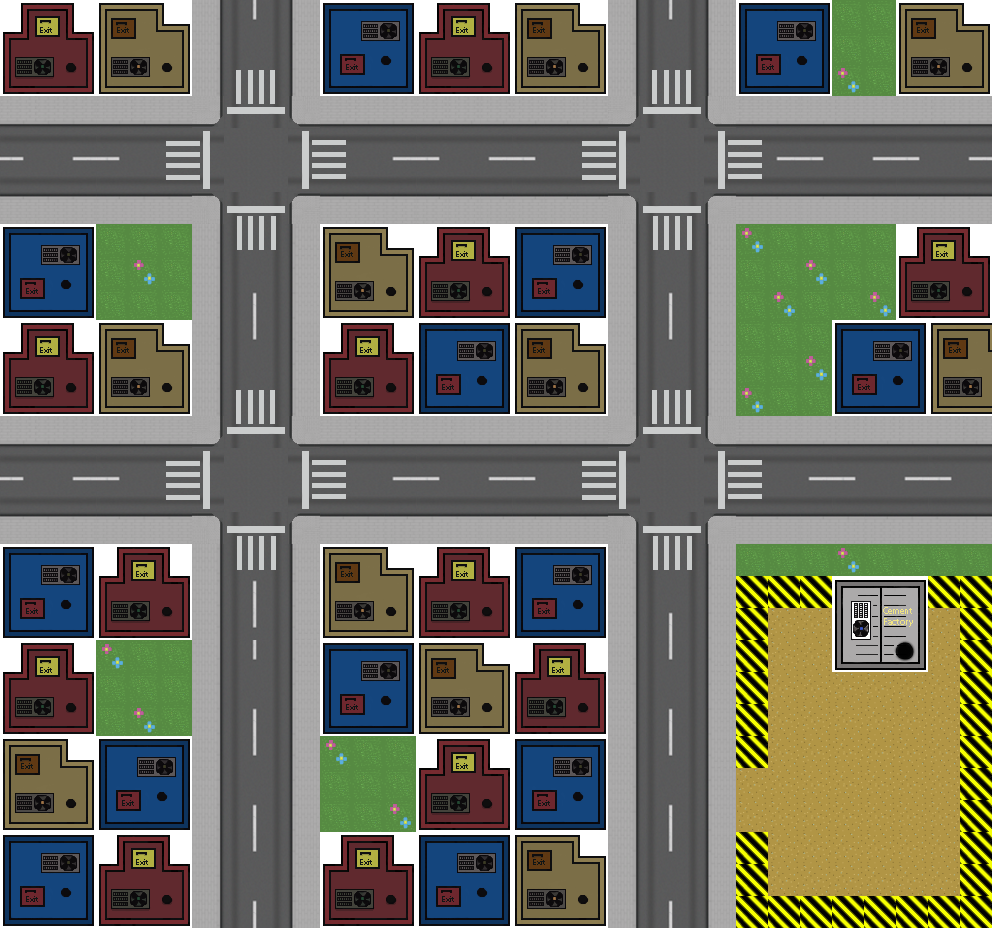

Rendered tile map (Tiled .tmx) drawn with the repository's tilesets; below, a short description and the full map source, tile grids included:
An orthogonal 31x29 tile map with 32x32 px tiles, 3 tile layers (Background, Roads, Buildings).

<map version="1.0" orientation="orthogonal" renderorder="right-down" width="31" height="29" tilewidth="32" tileheight="32" nextobjectid="1">
 <tileset firstgid="1" name="Tilesheet" tilewidth="32" tileheight="32" tilecount="96" columns="12">
  <image source="Tilesheet.png" trans="ffffff" width="384" height="256" />
 </tileset>
 <layer name="Background" width="31" height="29">
  <data encoding="csv">
71,71,71,71,71,71,71,71,71,71,71,71,71,71,71,71,71,71,71,71,71,71,71,71,71,71,71,71,71,71,71,
71,71,71,71,71,71,71,71,71,71,71,71,71,71,71,71,71,71,71,71,71,71,71,71,71,71,71,71,71,71,71,
71,71,71,71,71,71,71,71,71,71,71,71,71,71,71,71,71,71,71,71,71,71,71,71,71,71,71,71,71,71,71,
71,71,71,71,71,71,71,71,71,71,71,71,71,71,71,71,71,71,71,71,71,71,71,71,71,71,71,71,71,71,71,
71,71,71,71,71,71,71,71,71,71,71,71,71,71,71,71,71,71,71,71,71,71,71,71,71,71,71,71,71,71,71,
71,71,71,71,71,71,71,71,71,71,71,71,71,71,71,71,71,71,71,71,71,71,71,71,71,71,71,71,71,71,71,
71,71,71,71,71,71,71,71,71,71,71,71,71,71,71,71,71,71,71,71,71,71,71,71,71,71,71,71,71,71,71,
71,71,71,71,71,71,71,71,71,71,71,71,71,71,71,71,71,71,71,71,71,71,71,71,71,71,71,71,71,71,71,
71,71,71,71,71,71,71,71,71,71,71,71,71,71,71,71,71,71,71,71,71,71,71,71,71,71,71,71,71,71,71,
71,71,71,71,71,71,71,71,71,71,71,71,71,71,71,71,71,71,71,71,71,71,71,71,71,71,71,71,71,71,71,
71,71,71,71,71,71,71,71,71,71,71,71,71,71,71,71,71,71,71,71,71,71,71,71,71,71,71,71,71,71,71,
71,71,71,71,71,71,71,71,71,71,71,71,71,71,71,71,71,71,71,71,71,71,71,71,71,71,71,71,71,71,71,
71,71,71,71,71,71,71,71,71,71,71,71,71,71,71,71,71,71,71,71,71,71,71,71,71,71,71,71,71,71,71,
71,71,71,71,71,71,71,71,71,71,71,71,71,71,71,71,71,71,71,71,71,71,71,71,71,71,71,71,71,71,71,
71,71,71,71,71,71,71,71,71,71,71,71,71,71,71,71,71,71,71,71,71,71,71,71,71,71,71,71,71,71,71,
71,71,71,71,71,71,71,71,71,71,71,71,71,71,71,71,71,71,71,71,71,71,71,71,71,71,71,71,71,71,71,
71,71,71,71,71,71,71,71,71,71,71,71,71,71,71,71,71,71,71,71,71,71,71,71,71,71,71,71,71,71,71,
71,71,71,71,71,71,71,71,71,71,71,71,71,71,71,71,71,71,71,71,71,71,71,71,71,71,71,71,71,71,71,
71,71,71,71,71,71,71,71,71,71,71,71,71,71,71,71,71,71,71,71,71,71,71,71,71,71,71,71,71,71,71,
71,71,71,71,71,71,71,71,71,71,71,71,71,71,71,71,71,71,71,71,71,71,71,71,71,71,71,71,71,71,71,
71,71,71,71,71,71,71,71,71,71,71,71,71,71,71,71,71,71,71,71,71,71,71,71,71,71,71,71,71,71,71,
71,71,71,71,71,71,71,71,71,71,71,71,71,71,71,71,71,71,71,71,71,71,71,71,71,71,71,71,71,71,71,
71,71,71,71,71,71,71,71,71,71,71,71,71,71,71,71,71,71,71,71,71,71,71,71,71,71,71,71,71,71,71,
71,71,71,71,71,71,71,71,71,71,71,71,71,71,71,71,71,71,71,71,71,71,71,71,71,71,71,71,71,71,71,
71,71,71,71,71,71,71,71,71,71,71,71,71,71,71,71,71,71,71,71,71,71,71,71,71,71,71,71,71,71,71,
71,71,71,71,71,71,71,71,71,71,71,71,71,71,71,71,71,71,71,71,71,71,71,71,71,71,71,71,71,71,71,
71,71,71,71,71,71,71,71,71,71,71,71,71,71,71,71,71,71,71,71,71,71,71,71,71,71,71,71,71,71,71,
71,71,71,71,71,71,71,71,71,71,71,71,71,71,71,71,71,71,71,71,71,71,71,71,71,71,71,71,71,71,71,
71,71,71,71,71,71,71,71,71,71,71,71,71,71,71,71,71,71,71,71,71,71,71,71,71,71,71,71,71,71,71
</data>
 </layer>
 <layer name="Roads" width="31" height="29">
  <data encoding="csv">
0,0,0,0,0,0,37,38,39,40,0,0,0,0,0,0,0,0,0,37,38,39,40,0,0,0,83,83,0,0,0,
0,0,0,0,0,0,49,50,51,52,0,0,0,0,0,0,0,0,0,49,50,51,52,0,0,0,83,83,0,0,0,
0,0,0,0,0,0,61,46,47,64,0,0,0,0,0,0,0,0,0,61,46,47,64,0,0,0,82,83,0,0,0,
41,42,43,41,42,43,57,58,59,56,41,42,43,41,41,41,41,41,41,57,58,59,56,42,43,41,42,43,41,42,43,
53,54,55,53,54,73,74,84,84,68,69,54,55,53,54,55,53,54,73,74,84,84,68,69,55,53,54,55,53,54,55,
65,66,67,65,66,85,86,84,84,80,81,66,67,65,66,67,65,66,85,86,84,84,80,81,67,65,66,67,65,66,67,
77,78,79,77,78,79,45,75,76,44,77,78,79,77,77,77,77,77,77,45,75,76,44,78,79,77,78,79,77,78,79,
0,0,0,83,83,83,37,87,88,40,0,0,0,0,0,0,0,0,0,37,87,88,40,82,83,83,83,83,0,0,0,
0,0,0,83,82,83,49,50,51,52,0,0,0,0,0,0,0,0,0,49,50,51,52,83,83,82,83,83,0,0,0,
0,0,0,83,83,83,61,62,63,64,0,0,0,0,0,0,0,0,0,61,62,63,64,83,82,83,83,82,0,0,0,
0,0,0,0,0,0,37,38,39,40,0,0,0,0,0,0,0,0,0,37,38,39,40,83,83,83,0,0,0,0,0,
0,0,0,0,0,0,49,50,51,52,0,0,0,0,0,0,0,0,0,49,50,51,52,83,83,82,0,0,0,0,0,
0,0,0,0,0,0,61,46,47,64,0,0,0,0,0,0,0,0,0,61,46,47,64,82,83,83,0,0,0,0,0,
41,42,43,41,42,43,57,58,59,56,41,42,43,41,42,43,41,42,43,57,58,59,56,42,43,41,42,41,42,43,42,
53,54,55,53,54,73,74,84,84,68,69,54,55,53,54,55,53,54,73,74,84,84,68,69,54,55,53,54,55,53,54,
65,66,67,65,66,85,86,84,84,80,81,66,67,65,66,67,65,66,85,86,84,84,80,81,66,67,65,66,67,65,66,
77,78,79,77,78,79,45,75,76,44,77,78,77,78,79,77,77,78,79,45,75,76,44,78,79,77,78,77,78,79,78,
0,0,0,0,0,0,61,87,88,64,0,0,0,0,0,0,0,0,0,37,87,88,40,83,83,83,82,83,83,83,83,
0,0,0,0,0,0,61,62,63,64,0,0,0,0,0,0,0,0,0,49,50,51,52,83,83,83,0,0,0,83,83,
0,0,0,0,0,0,37,38,39,40,0,0,0,0,0,0,0,0,0,61,62,63,64,83,48,48,0,0,0,48,82,
0,0,0,82,83,83,37,38,39,40,0,0,0,0,0,0,0,0,0,37,38,39,40,83,48,48,0,0,0,48,83,
0,0,0,83,83,83,49,50,51,52,0,0,0,0,0,0,0,0,0,49,50,51,52,0,48,48,48,48,48,48,0,
0,0,0,83,82,83,61,62,63,64,0,0,0,0,0,0,0,0,0,37,62,63,64,0,48,48,48,48,48,48,0,
0,0,0,0,0,0,37,38,39,40,82,83,83,0,0,0,0,0,0,49,38,39,40,0,48,48,48,48,48,48,0,
0,0,0,0,0,0,49,50,51,52,83,83,83,0,0,0,0,0,0,37,50,51,52,48,48,48,48,48,48,48,0,
0,0,0,0,0,0,61,62,63,64,83,83,82,0,0,0,0,0,0,49,62,63,64,48,48,48,48,48,48,48,0,
0,0,0,0,0,0,37,38,39,40,0,0,0,0,0,0,0,0,0,37,38,39,40,0,48,48,48,48,48,48,0,
0,0,0,0,0,0,49,50,51,52,0,0,0,0,0,0,0,0,0,49,50,51,52,0,48,48,48,48,48,48,0,
0,0,0,0,0,0,61,62,63,64,0,0,0,0,0,0,0,0,0,61,62,63,64,0,0,0,0,0,0,0,0
</data>
 </layer>
 <layer name="Buildings" width="31" height="29">
  <data encoding="csv">
7,8,9,4,5,6,0,0,0,0,1,2,3,7,8,9,4,5,6,0,0,0,0,1,2,3,0,0,4,5,6,
19,20,21,16,17,18,0,0,0,0,13,14,15,19,20,21,16,17,18,0,0,0,0,13,14,15,0,0,16,17,18,
31,32,33,28,29,30,0,0,0,0,25,26,27,31,32,33,28,29,30,0,0,0,0,25,26,27,0,0,28,29,30,
0,0,0,0,0,0,0,0,0,0,0,0,0,0,0,0,0,0,0,0,0,0,0,0,0,0,0,0,0,0,0,
0,0,0,0,0,0,0,0,0,0,0,0,0,0,0,0,0,0,0,0,0,0,0,0,0,0,0,0,0,0,0,
0,0,0,0,0,0,0,0,0,0,0,0,0,0,0,0,0,0,0,0,0,0,0,0,0,0,0,0,0,0,0,
0,0,0,0,0,0,0,0,0,0,0,0,0,0,0,0,0,0,0,0,0,0,0,0,0,0,0,0,0,0,0,
1,2,3,0,0,0,0,0,0,0,4,5,6,7,8,9,1,2,3,0,0,0,0,0,0,0,0,0,7,8,9,
13,14,15,0,0,0,0,0,0,0,16,17,18,19,20,21,13,14,15,0,0,0,0,0,0,0,0,0,19,20,21,
25,26,27,0,0,0,0,0,0,0,28,29,30,31,32,33,25,26,27,0,0,0,0,0,0,0,0,0,31,32,33,
7,8,9,4,5,6,0,0,0,0,7,8,9,1,2,3,4,5,6,0,0,0,0,0,0,0,1,2,3,4,5,
19,20,21,16,17,18,0,0,0,0,19,20,21,13,14,15,16,17,18,0,0,0,0,0,0,0,13,14,15,16,17,
31,32,33,28,29,30,0,0,0,0,31,32,33,25,26,27,28,29,30,0,0,0,0,0,0,0,25,26,27,28,29,
0,0,0,0,0,0,0,0,0,0,0,0,0,0,0,0,0,0,0,0,0,0,0,0,0,0,0,0,0,0,0,
0,0,0,0,0,0,0,0,0,0,0,0,0,0,0,0,0,0,0,0,0,0,0,0,0,0,0,0,0,0,0,
0,0,0,0,0,0,0,0,0,0,0,0,0,0,0,0,0,0,0,0,0,0,0,0,0,0,0,0,0,0,0,
0,0,0,0,0,0,0,0,0,0,0,0,0,0,0,0,0,0,0,0,0,0,0,0,0,0,0,0,0,0,0,
1,2,3,7,8,9,0,0,0,0,4,5,6,7,8,9,1,2,3,0,0,0,0,0,0,0,0,0,0,0,0,
13,14,15,19,20,21,0,0,0,0,16,17,18,19,20,21,13,14,15,0,0,0,0,72,72,72,10,11,12,72,72,
25,26,27,31,32,33,0,0,0,0,28,29,30,31,32,33,25,26,27,0,0,0,0,72,0,0,22,23,24,0,72,
7,8,9,0,0,0,0,0,0,0,1,2,3,4,5,6,7,8,9,0,0,0,0,72,0,0,34,35,36,0,72,
19,20,21,0,0,0,0,0,0,0,13,14,15,16,17,18,19,20,21,0,0,0,0,72,0,0,0,0,0,0,72,
31,32,33,0,0,0,0,0,0,0,25,26,27,28,29,30,31,32,33,0,0,0,0,72,0,0,0,0,0,0,72,
4,5,6,1,2,3,0,0,0,0,0,0,0,7,8,9,1,2,3,0,0,0,0,72,0,0,0,0,0,0,72,
16,17,18,13,14,15,0,0,0,0,0,0,0,19,20,21,13,14,15,0,0,0,0,0,0,0,0,0,0,0,72,
28,29,30,25,26,27,0,0,0,0,0,0,0,31,32,33,25,26,27,0,0,0,0,0,0,0,0,0,0,0,72,
1,2,3,7,8,9,0,0,0,0,7,8,9,1,2,3,4,5,6,0,0,0,0,72,0,0,0,0,0,0,72,
13,14,15,19,20,21,0,0,0,0,19,20,21,13,14,15,16,17,18,0,0,0,0,72,0,0,0,0,0,0,72,
25,26,27,31,32,33,0,0,0,0,31,32,33,25,26,27,28,29,30,0,0,0,0,72,72,72,72,72,72,72,72
</data>
 </layer>
</map>